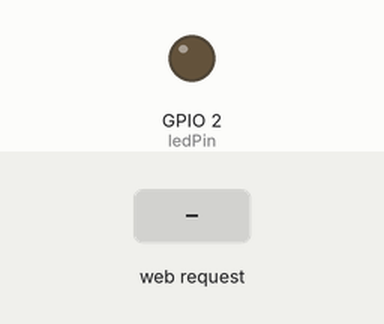
Simulated run of this program. Board: ESP32. Parts: output pins drawn as LEDs (lit = HIGH). The inputs (shaded band) are chosen by the test bench. WiFi joins after 1.5 s; servers stay silent unless stated; the local clock reads 2024-03-15 10:24:30 at power-on unless the program sets it; storage starts empty; what the program prints to the serial monitor is not drawn.

Above: at 3.2 s.
3.3 s: HTTP request GET /on received
At 3.9 s:
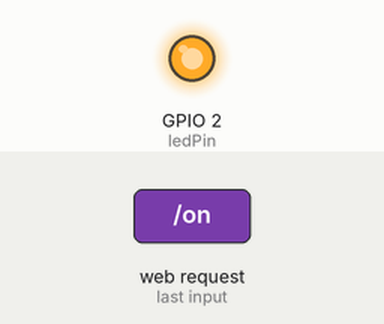
4.8 s: HTTP request GET /off received
At 6.2 s:
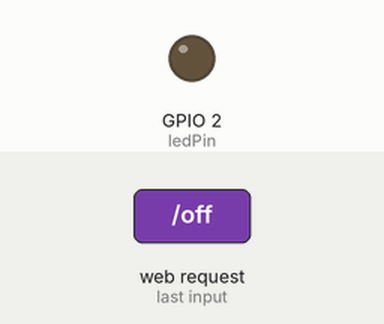
Timing chart, 0 to 7.8 s (numbered marks = the images above; inputs shaded):
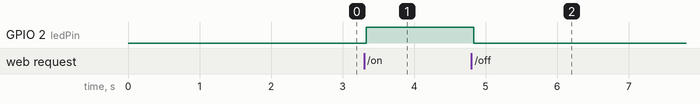

The program:

main.cpp
```cpp
#include <Arduino.h>
/*********
  Rui Santos
  Complete project details at https://randomnerdtutorials.com
*********/

// Import required libraries
#include "WiFi.h"
#include "ESPAsyncWebServer.h"
#include "SPIFFS.h"
#include "Secrets.h"    //all the secret stuff goes here such as ssid, passwords, etc.
#include "time.h"

#ifdef SCL_OLED
#include <U8x8lib.h> // for the Heltec WiFi LoRa 32 builtin OLED
// the OLED used
  U8X8_SSD1306_128X64_NONAME_SW_I2C u8x8(/* clock=*/SCL_OLED, /* data=*/SDA_OLED, /* reset=*/RST_OLED); //! this needs to be changed to enable Hardware I2C
#endif

// Defined in Secrets.h
const char* ssid = SSID;
const char* password = PASSWORD;

// Set LED GPIO
#ifdef LED_BUILTIN
  const int ledPin = LED_BUILTIN;                //LED on pin 5 for the Wemos, pin 13 on the Feather.
#else
  const int ledPin = 13;
#endif

// settings for NTP
const char* ntpServer = "pool.ntp.org";
long timezone = -8; // Pacific time zone
byte daysavetime = 1; // 1 specifies daylight savings time 0 specifies standard time

// Stores LED state
String ledState;

// Create AsyncWebServer object on port 80
AsyncWebServer server(80);

// Replaces placeholder with LED state value
String processor(const String& var){
  Serial.println(var);
  if(var == "STATE"){
    if(digitalRead(ledPin)){
      ledState = "ON";
    }
    else{
      ledState = "OFF";
    }
    Serial.print(ledState);
    return ledState;
  }
  return String();
}

void setup(){
  // Serial port for debugging purposes
  Serial.begin(115200);
  pinMode(ledPin, OUTPUT);

  // Initialize SPIFFS
  if(!SPIFFS.begin(true)){
    Serial.println("An Error has occurred while mounting SPIFFS");
    return;
  }

  // Connect to Wi-Fi
  WiFi.begin(ssid, password);
  Serial.printf("Connecting to %s ..", ssid);
  while (WiFi.status() != WL_CONNECTED) {
    delay(1000);
    Serial.print(".");
  }

  // Print ESP32 Local IP Address
  Serial.println('\n');
  Serial.println("Connection established");
  Serial.print("IP address:\t");
  Serial.println(WiFi.localIP());

  time_t now;
  Serial.print("Time() before connecting to the time server is ");
  time(&now);
  Serial.println(now); //this is the number of seconds since January 1st 1970)

  // Get the NTP time
  Serial.println("Contacting Time Server");
  // Get time from the time server and update local time
	configTime(timezone*3600, daysavetime*3600, ntpServer, "0.pool.ntp.org", "1.pool.ntp.org");
  struct tm timeinfo;
    if (getLocalTime(&timeinfo)) {
      char time_str[16];
      strftime(time_str, 16, "%H:%M:%S", &timeinfo);
      Serial.printf("\nNow is : %d-%02d-%02d %02d:%02d:%02d\n",(timeinfo.tm_year)+1900,(timeinfo.tm_mon)+1, timeinfo.tm_mday,timeinfo.tm_hour , timeinfo.tm_min, timeinfo.tm_sec);
      Serial.println(time_str);
    }
    if(!getLocalTime(&timeinfo)){
      Serial.println("Failed to obtain time");
      return;
    }

#ifdef SCL_OLED
  u8x8.begin();                              // start the builtin OLED
//   // Print ESP32 Local IP Address on OLED
  String WiFilocalIP = WiFi.localIP().toString();
//   //u8x8.setFont(u8x8_font_courB24_3x4_n);
   u8x8.clearDisplay();
   u8x8.draw1x2String(0, 0, (char *)WiFilocalIP.c_str()); // display the ip address assigned by the DHCP server on the OLED
#endif

  // Route for root / web page
  server.on("/", HTTP_GET, [](AsyncWebServerRequest *request){
    request->send(SPIFFS, "/index.html", String(), false, processor);
  });

  // Route to load style.css file
  server.on("/style.css", HTTP_GET, [](AsyncWebServerRequest *request){
    request->send(SPIFFS, "/style.css", "text/css");
  });

  // Route to set GPIO to HIGH
  server.on("/on", HTTP_GET, [](AsyncWebServerRequest *request){
    digitalWrite(ledPin, HIGH);
    request->send(SPIFFS, "/index.html", String(), false, processor);
  });

  // Route to set GPIO to LOW
  server.on("/off", HTTP_GET, [](AsyncWebServerRequest *request){
    digitalWrite(ledPin, LOW);
    request->send(SPIFFS, "/index.html", String(), false, processor);
  });

  // Start server
  server.begin();
}

void loop(){

}
```

SecretsExample.h
```cpp
// this is an example Secrets.h file. Change the name to Secrets.h and replace the
// XXXXXXX

#define SSID "XXXXXXXXXXX" // if your key is a string it needs to be in quotes. Note no semicolon after a hash define
                           // using the define of ssid conflicts with the WiFi library WiFi.SSID
//#define ssid "XXXXXXX"    // this does not work
#define PASSWORD "XXXXXXXXXXX"

// the following block is for WiFiMulti.h support on the ESP32. You can define as many as you choose.
#define ssid_from_AP_1 "XXXXXXX"
#define your_password_for_AP_1 "XXXXXXX"
#define ssid_from_AP_2 "XXXXXXX"
#define your_password_for_AP_2 "XXXXXXX"
#define ssid_from_AP_3 "XXXXXXX"
#define your_password_for_AP_3 "XXXXXXX"

#define sql_server_address "192.168.0.85"
#define sql_server_insert_name "pi_insert"
#define sql_server_insert_password "raspbery"
```

Measured:
- after the input at 3.3 s, GPIO 2 (ledPin): LOW → HIGH at once
- after the input at 4.8 s, GPIO 2 (ledPin): HIGH → LOW at once
